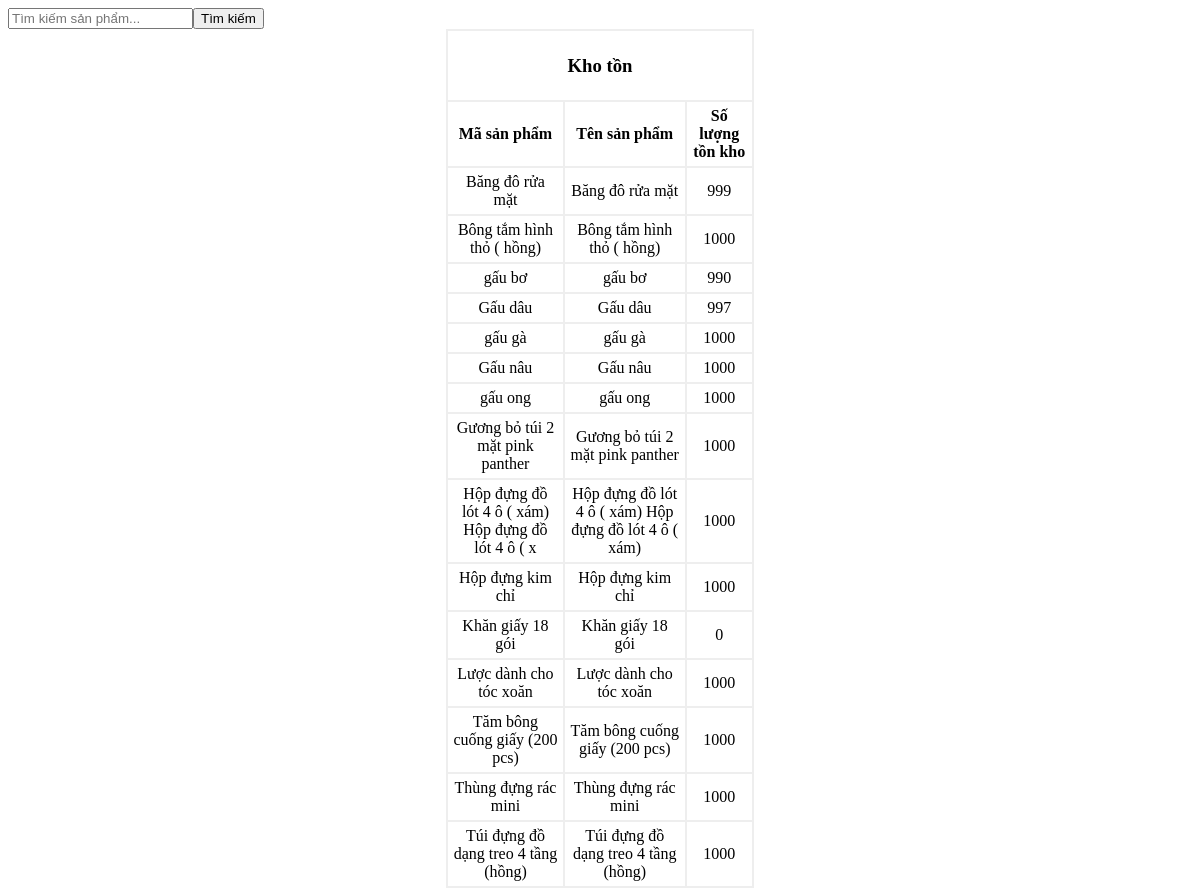
The app's page /khoton.php with its own data.
### tables this page shows
CREATE TABLE `adproduct` (
  `ma_loaisp` varchar(30) NOT NULL,
  `ma_sp` varchar(50) NOT NULL,
  `tensp` varchar(100) NOT NULL,
  `hinhanh` varchar(100) NOT NULL,
  `gianhap` int(20) NOT NULL,
  `giaxuat` int(20) NOT NULL,
  `khuyenmai` int(10) NOT NULL,
  `soluong` int(10) NOT NULL,
  `mota_sp` varchar(500) NOT NULL,
  `create_date` date NOT NULL
);

### khoton.php (the view, shortened to what this page needs)
<!DOCTYPE html>
<html>
<head>
</head>
<body>
 <table>
    <tr>
        <td colspan="3">
            <h3 style="text-align:center;">Kho tồn</h3>
        </td>
    </tr>
    <tr>
        <th>Mã sản phẩm</th>
        <th>Tên sản phẩm</th>
        <th>Số lượng tồn kho</th>
    </tr>
    <form method="get" action="quantri.php">
        <input type="text" name="ma_sp" class="search-bar" placeholder="Tìm kiếm sản phẩm..." value="<?php echo isset($_GET['ma_sp']) ? $_GET['ma_sp'] : ''; ?>">
        <input type="submit" name="search" value="Tìm kiếm">
    </form>
    <?php
    require_once("connect.php");
    $sql = "SELECT * FROM adproduct";
    $result = mysqli_query($conn, $sql);
    while($row = mysqli_fetch_assoc($result)){
        echo "<tr>";
        echo "<td>" . $row['ma_sp'] . "</td>";
        echo "<td>" . $row['tensp'] . "</td>";
        echo "<td>" . $row['soluong'] . "</td>";
        echo "</tr>";
    }
    ?>
</table>
</body>
</html>

### khoton.php (style rules this page uses)
table { width: 26%; border-collapse: collapse; margin: 0 auto; display: block; overflow-x: auto; }
th, td { border: 2px solid #EEE; padding: 5px; text-align: center; }

### records on screen
adproduct: ma_sp "Băng đô rửa mặt", tensp "Băng đô rửa mặt", soluong "999"
adproduct: ma_sp "Bông tắm hình thỏ ( hồng)", tensp "Bông tắm hình thỏ ( hồng)", soluong "1000"
adproduct: ma_sp "gấu bơ", tensp "gấu bơ", soluong "990"
adproduct: ma_sp "Gấu dâu", tensp "Gấu dâu", soluong "997"
adproduct: ma_sp "gấu gà", tensp "gấu gà", soluong "1000"
adproduct: ma_sp "Gấu nâu", tensp "Gấu nâu", soluong "1000"
adproduct: ma_sp "gấu ong", tensp "gấu ong", soluong "1000"
adproduct: ma_sp "Gương bỏ túi 2 mặt pink panther", tensp "Gương bỏ túi 2 mặt pink panther", soluong "1000"
adproduct: ma_sp "Hộp đựng đồ lót 4 ô ( xám) Hộp đựng đồ lót 4 ô ( x", tensp "Hộp đựng đồ lót 4 ô ( xám) Hộp đựng đồ lót 4 ô ( xám)", soluong "1000"
adproduct: ma_sp "Hộp đựng kim chỉ", tensp "Hộp đựng kim chỉ", soluong "1000"
adproduct: ma_sp "Khăn giấy 18 gói", tensp "Khăn giấy 18 gói", soluong "0"
adproduct: ma_sp "Lược dành cho tóc xoăn", tensp "Lược dành cho tóc xoăn", soluong "1000"
adproduct: ma_sp "Tăm bông cuống giấy (200 pcs)", tensp "Tăm bông cuống giấy (200 pcs)", soluong "1000"
adproduct: ma_sp "Thùng đựng rác mini", tensp "Thùng đựng rác mini", soluong "1000"
adproduct: ma_sp "Túi đựng đồ dạng treo 4 tầng (hồng)", tensp "Túi đựng đồ dạng treo 4 tầng (hồng)", soluong "1000"
